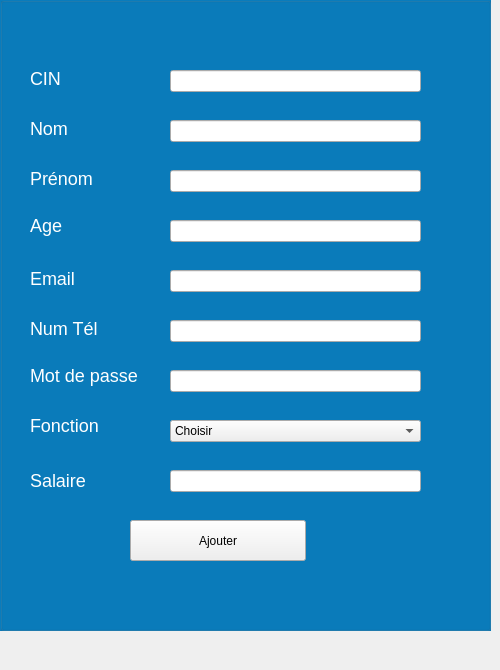
      <widget class="QWidget" name="tab">
       <attribute name="title">
        <string>Ajouter</string>
       </attribute>
       <widget class="QGroupBox" name="groupBox_2">
        <property name="geometry">
         <rect>
          <x>0</x>
          <y>-30</y>
          <width>491</width>
          <height>661</height>
         </rect>
        </property>
        <property name="styleSheet">
         <string notr="true">QGroupBox  {
    background-color: #0A7CBC;
    margin-top: 27px;
    font-size: 14px;
}
QGroupBox::title  {
    subcontrol-origin: margin;
    subcontrol-position: top center;
    padding: 5px 8000px 5px 8000px;
    background-color: rgb(54, 49, 120);
    color: rgb(255, 255, 255);

}
QLabel
{
color: white;
font-size: 18px;
}</string>
        </property>
        <property name="title">
         <string/>
        </property>
        <widget class="QPushButton" name="ajouter_employe">
         <property name="geometry">
          <rect>
           <x>130</x>
           <y>550</y>
           <width>176</width>
           <height>41</height>
          </rect>
         </property>
         <property name="text">
          <string>Ajouter</string>
         </property>
        </widget>
        <widget class="QLineEdit" name="age_employe">
         <property name="geometry">
          <rect>
           <x>170</x>
           <y>250</y>
           <width>251</width>
           <height>22</height>
          </rect>
         </property>
        </widget>
        <widget class="QLineEdit" name="num_tel_employe">
         <property name="geometry">
          <rect>
           <x>170</x>
           <y>350</y>
           <width>251</width>
           <height>22</height>
          </rect>
         </property>
        </widget>
        <widget class="QLineEdit" name="prenom_employe">
         <property name="geometry">
          <rect>
           <x>170</x>
           <y>200</y>
           <width>251</width>
           <height>22</height>
          </rect>
         </property>
        </widget>
        <widget class="QLineEdit" name="salaire_employe">
         <property name="geometry">
          <rect>
           <x>170</x>
           <y>500</y>
           <width>251</width>
           <height>22</height>
          </rect>
         </property>
        </widget>
        <widget class="QLineEdit" name="cin_employe">
         <property name="geometry">
          <rect>
           <x>170</x>
           <y>100</y>
           <width>251</width>
           <height>22</height>
          </rect>
         </property>
        </widget>
        <widget class="QLineEdit" name="nom_employe">
         <property name="geometry">
          <rect>
           <x>170</x>
           <y>150</y>
           <width>251</width>
           <height>22</height>
          </rect>
         </property>
        </widget>
        <widget class="QLineEdit" name="email_employe">
         <property name="geometry">
          <rect>
           <x>170</x>
           <y>300</y>
           <width>251</width>
           <height>22</height>
          </rect>
         </property>
        </widget>
        <widget class="QLineEdit" name="password_employe">
         <property name="geometry">
          <rect>
           <x>170</x>
           <y>400</y>
           <width>251</width>
           <height>22</height>
          </rect>
         </property>
         <property name="echoMode">
          <enum>QLineEdit::Password</enum>
         </property>
        </widget>
        <widget class="QLabel" name="label_2">
         <property name="geometry">
          <rect>
           <x>30</x>
           <y>100</y>
           <width>56</width>
           <height>16</height>
          </rect>
         </property>
         <property name="text">
          <string>CIN</string>
         </property>
        </widget>
        <widget class="QLabel" name="label_3">
         <property name="geometry">
          <rect>
           <x>30</x>
           <y>150</y>
           <width>121</width>
           <height>16</height>
          </rect>
         </property>
         <property name="text">
          <string>Nom</string>
         </property>
        </widget>
        <widget class="QLabel" name="label_4">
         <property name="geometry">
          <rect>
           <x>30</x>
           <y>200</y>
           <width>121</width>
           <height>16</height>
          </rect>
         </property>
         <property name="text">
          <string>Prénom</string>
         </property>
        </widget>
        <widget class="QLabel" name="label_5">
         <property name="geometry">
          <rect>
           <x>30</x>
           <y>240</y>
           <width>56</width>
           <height>31</height>
          </rect>
         </property>
         <property name="text">
          <string>Age</string>
         </property>
        </widget>
        <widget class="QLabel" name="label_6">
         <property name="geometry">
          <rect>
           <x>30</x>
           <y>390</y>
           <width>111</width>
           <height>31</height>
          </rect>
         </property>
         <property name="text">
          <string>Mot de passe</string>
         </property>
        </widget>
        <widget class="QLabel" name="label_7">
         <property name="geometry">
          <rect>
           <x>30</x>
           <y>300</y>
           <width>56</width>
           <height>16</height>
          </rect>
         </property>
         <property name="text">
          <string>Email</string>
         </property>
        </widget>
        <widget class="QLabel" name="label_8">
         <property name="geometry">
          <rect>
           <x>30</x>
           <y>350</y>
           <width>131</width>
           <height>16</height>
          </rect>
         </property>
         <property name="text">
          <string>Num Tél</string>
         </property>
        </widget>
        <widget class="QLabel" name="label_9">
         <property name="geometry">
          <rect>
           <x>30</x>
           <y>440</y>
           <width>71</width>
           <height>31</height>
          </rect>
         </property>
         <property name="text">
          <string>Fonction</string>
         </property>
        </widget>
        <widget class="QLabel" name="label_10">
         <property name="geometry">
          <rect>
           <x>30</x>
           <y>495</y>
           <width>61</width>
           <height>31</height>
          </rect>
         </property>
         <property name="text">
          <string>Salaire</string>
         </property>
        </widget>
        <widget class="QComboBox" name="fonction_employe">
         <property name="geometry">
          <rect>
           <x>170</x>
           <y>450</y>
           <width>251</width>
           <height>22</height>
          </rect>
         </property>
         <item>
          <property name="text">
           <string>Choisir</string>
          </property>
         </item>
         <item>
          <property name="text">
           <string>Rh</string>
          </property>
         </item>
         <item>
          <property name="text">
           <string>Caissier</string>
          </property>
         </item>
         <item>
          <property name="text">
           <string>Magasinier</string>
          </property>
         </item>
         <item>
          <property name="text">
           <string>Comptable</string>
          </property>
         </item>
        </widget>
       </widget>
      </widget>
